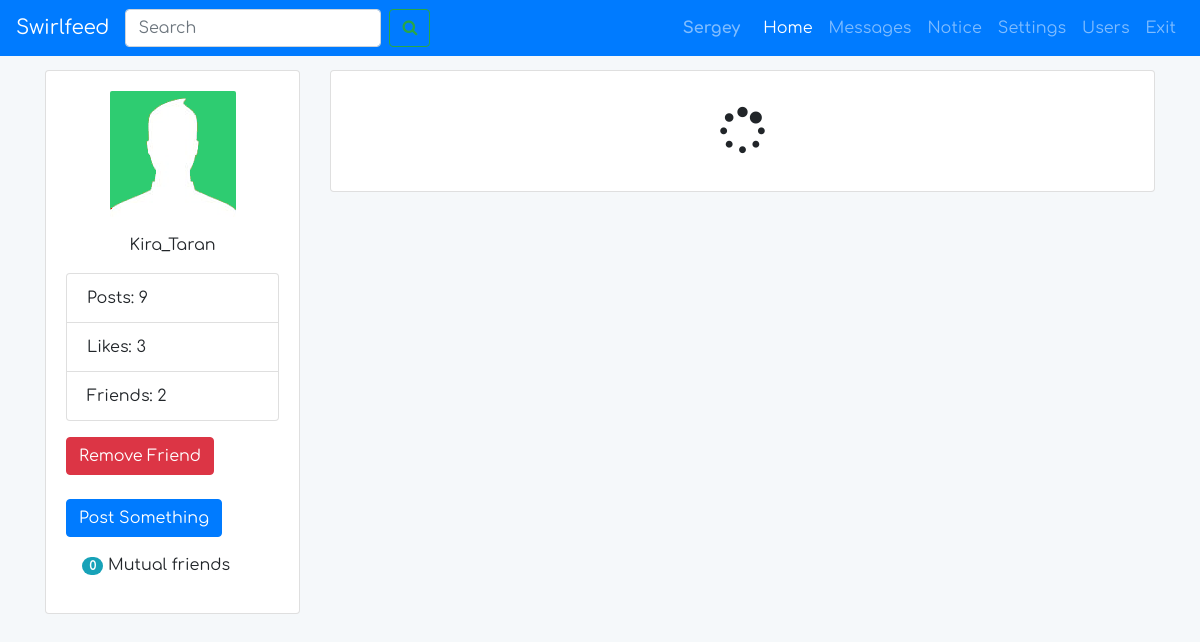
Page /profile.php?profile_uniqueid=id955072364 (signed in) on the committed database.
### tables this page shows
CREATE TABLE `users` (
  `id` int(11) UNSIGNED NOT NULL,
  `unique_id` varchar(255) NOT NULL,
  `first_name` varchar(25) NOT NULL,
  `last_name` varchar(25) NOT NULL,
  `username` varchar(100) NOT NULL,
  `email` varchar(100) NOT NULL,
  `password` varchar(255) NOT NULL,
  `signup_date` date NOT NULL,
  `profile_pic` varchar(255) NOT NULL,
  `num_posts` int(11) NOT NULL,
  `num_likes` int(11) NOT NULL,
  `user_closed` varchar(3) NOT NULL,
  `friend_array` text NOT NULL
);

### classes/DB.php (called while the page is built)
<?php
class DB {
  private static function connect()
  {
    $pdo = new PDO('mysql:host=localhost;dbname=SocialNetworkFB;charset=utf8', 'root', '');
    $pdo->setAttribute(PDO::ATTR_ERRMODE, PDO::ERRMODE_EXCEPTION);
    return $pdo;
  }
  public static function query($query, $params = [])
  {
    $statement = self::connect()->prepare($query);
    $statement->execute($params);
    if (explode(' ', $query)[0] == 'SELECT') {
      $data = $statement->fetchAll(PDO::FETCH_ASSOC);
      return $data;
    }
  }
}

### classes/User.php (called while the page is built, shortened)
<?php
class User
{
  private $user;
  public function __construct($user)
  {
    $this->user = DB::query('SELECT * FROM users WHERE id=:userid', [':userid' => $user])[0];
  }
  public function isFriend($userIdToCheck)
  {
   $userIdComma = ',' . $userIdToCheck . ',';
   if ((strstr($this->user['friend_array'], $userIdComma) || $userIdToCheck == $this->user['id'])) {
     return true;
   } else {
     return false;
   }
  }
   public function getMutuaFriends($userToCheck)
   {
      $mutualFriends = 0;
      $userArray = $this->user['friend_array'];
      $userArrayExplode = explode(',', $userArray);
      $result = DB::query('SELECT friend_array FROM users WHERE id = ?', [$userToCheck])[0];
      $userToCheckArray = $result['friend_array'];
      $userToCheckArrayExplode = explode(',', $userToCheckArray);
      return $mutualFriends;
   }
}

### profile.php (the view, shortened to what this page needs)
<?php
require __DIR__ . '/includes/header.php';
if (isset($_GET['profile_uniqueid'])) {
  $uniqueId = $_GET['profile_uniqueid'];
  $userObj = DB::query('SELECT * FROM users WHERE unique_id = ?', [$uniqueId])[0];
  $numFriends = (substr_count($user['friend_array'], ',')) - 1;
}
?>
  <section class="user-details">
    <div class="container">
      <div class="row">
        <div class="col-md-3">
          <div class="card">
            <div class="card-body">
              <div class="user-details__main-img mb-3">
                <img src="<?php echo $userObj['profile_pic']; ?>" alt="<?php echo $userObj['username'];?>">
              </div>
              <p class="text-center"><?php echo $userObj['username'];?></p>
              <ul class="list-group mb-3">
                <li class="list-group-item">Posts: <?php echo $userObj['num_posts']; ?></li>
                <li class="list-group-item">Likes: <?php echo $userObj['num_likes']; ?></li>
                <li class="list-group-item">Friends: <?php echo $numFriends; ?></li>
              </ul>
              <div>
                <form action="<?php echo $uniqueId?>" method="post">
                  <?php
                  $profileUser = new User($userObj['id']);
                  $loggedInUser = new User($_SESSION['user_id']);
                  if ($userUniqueId != $uniqueId) {
                    if ($loggedInUser->isFriend($userObj['id'])) {
                      echo '<input type="submit" name="remove_friend" class="btn btn-danger" value="Remove Friend"><br><br>';
                    } else if ($loggedInUser->didReceiveRequest($userObj['id'])) {
                      echo '<input type="submit" name="respond_request" class="btn btn-warning" value="Respond to request"><br><br>';
                    } else if ($loggedInUser->didSendRequest($userObj['id'])) {
                      echo '<input type="submit" name="" class="btn btn-primary" value="Respond Sent"><br><br>';
                    } else {
                      echo '<input type="submit" name="add_friend" class="btn btn-success" value="Add friend"><br><br>';
                    }
                  }
                  ?>
                </form>
                <input type="submit" class="btn btn-primary" data-toggle="modal" data-target="#exampleModal" value="Post Something">
                <?php if ($userUniqueId != $uniqueId) { ?>
                  <div class="m-3"><span class="badge badge-pill badge-info"><?php echo $loggedInUser->getMutuaFriends($userObj['id']); ?></span> Mutual friends</div>
                <?php  } ?>
              </div>
            </div>
          </div>
        </div>
        <div class="col-md-9">
          <div class="card mb-3">
            <div class="card-body">
              <div class="text-center m-3">
                <i id="loading" class="fa fa-spinner fa-3x fa-spin"></i>
              </div>
            </div>
          </div>
        </div>
      </div>
    </div>
  </section>
<?php
require __DIR__ . '/includes/footer-profile.php';
?>

### includes/header.php (shortened to what this page needs)
<?php
if (isset($_SESSION['username'])) {
  $userUniqueId = $_SESSION['unique_id'];
  $userEmail = $_SESSION['log_email'];
  $user = DB::query('SELECT * FROM users WHERE email=:email', [':email' => $userEmail])[0];
} else {
  header("Location: /register.php");
}
?><!doctype html>
<html lang="en">
<head>
  <link rel="stylesheet" href="/assets/css/bootstrap.css">
  <link rel="stylesheet" href="/assets/css/fontAweasome.css">
  <link rel="stylesheet" href="/assets/css/fonts.css">
  <link rel="stylesheet" href="/assets/css/style.css">
</head>
<body>
<header>
  <nav class="navbar navbar-expand-lg navbar-dark bg-primary fixed-top">
    <a class="navbar-brand" href="/">Swirlfeed</a>
    <div class="collapse navbar-collapse" id="navbarSupportedContent">
      <form class="form-inline my-2 my-lg-0 mr-auto">
        <input class="form-control mr-sm-2" type="search" placeholder="Search" aria-label="Search">
        <button class="btn btn-outline-success my-2 my-sm-0" type="submit"><i class="fa fa-search"></i></button>
      </form>
      <div class="userName">
        <a href="<?php echo $user['unique_id']; ?>"><?php echo $user['first_name']; ?></a>
      </div>
      <ul class="navbar-nav">
        <li class="nav-item active">
          <a class="nav-link" href="/">Home <span class="sr-only">(current)</span></a>
        </li>
        <li class="nav-item">
          <a class="nav-link" href="#">Messages</a>
        </li>
        <li class="nav-item">
          <a class="nav-link" href="#">Notice</a>
        </li>
        <li class="nav-item">
          <a class="nav-link" href="#">Settings</a>
        </li>
        <li class="nav-item">
          <a class="nav-link" href="requests.php">Users</a>
        </li>
        <li class="nav-item">
          <a class="nav-link" href="/logout.php">Exit</a>
        </li>
      </ul>
    </div>
  </nav>
</header>

### assets/css/style.css (style rules this page uses)
body { font-family: 'ComfortaaRegularGoogle'; margin-top: 70px; background-color: #F5F8FA; }
.userName { font-family: 'ComfortaaBoldGoogle'; margin-right: 15px; }
img { max-width: 100%; }
.user-details__main-img { text-align: center; }
.user-details__main-img img { border-radius: 2px; }
.userName a { color: rgba(255, 255, 255, 0.5); }

### rows in the picture
users: first_name "Sergey", friend_array "2"
users: profile_pic (picture), username "Kira_Taran", num_posts "9", num_likes "3"

### other values in the picture
$loggedInUser->getMutuaFriends($userObj['id']) "0"
